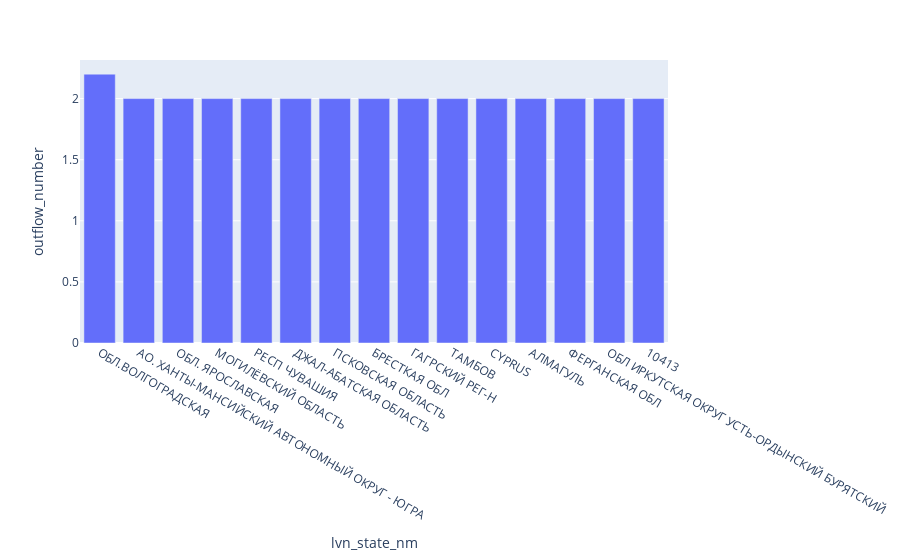

Notebook cell for this chart:
### Markdown cell above
### Смотрим графически топ 10 городов по кол-ву миганий

### Code cell
for_bar_chart_step_4 = df_top_pair_4_step.query("first_date_by_product_client < '2022-12-31'") \
                    .groupby('lvn_state_nm', as_index=False)['outflow_number'].mean() \
                    .sort_values('outflow_number', ascending=False) \
                    .head(15)

fig_3 = px.bar(for_bar_chart_step_4, x='lvn_state_nm', y='outflow_number')
fig_3.show()

### Figure 1 — Plotly figure (JSON) as saved in the notebook; plotly's stock layout.template omitted (floating-point values rounded to 4 significant figures)
{"data": [{"alignmentgroup": "True", "hovertemplate": "lvn_state_nm=%{x}<br>outflow_number=%{y}<extra></extra>", "legendgroup": "", "marker": {"color": "#636efa", "pattern": {"shape": ""}}, "name": "", "offsetgroup": "", "orientation": "v", "showlegend": false, "textposition": "auto", "type": "bar", "x": ["ОБЛ.ВОЛГОГРАДСКАЯ", "АО. ХАНТЫ-МАНСИЙСКИЙ АВТОНОМНЫЙ ОКРУГ - ЮГРА", "ОБЛ. ЯРОСЛАВСКАЯ", "МОГИЛЁВСКИЙ ОБЛАСТЬ", "РЕСП ЧУВАШИЯ", "ДЖАЛ-АБАТСКАЯ ОБЛАСТЬ", "ПСКОВСКАЯ ОБЛАСТЬ", "БРЕСТКАЯ ОБЛ", "ГАГРСКИЙ РЕГ-Н", "ТАМБОВ", "CYPRUS", "АЛМАГУЛЬ", "ФЕРГАНСКАЯ ОБЛ", "ОБЛ ИРКУТСКАЯ ОКРУГ УСТЬ-ОРДЫНСКИЙ БУРЯТСКИЙ", "10413"], "xaxis": "x", "y": [2.2, 2, 2, 2, 2, 2, 2, 2, 2, 2, 2, 2, 2, 2, 2], "yaxis": "y"}], "layout": {"barmode": "relative", "legend": {"tracegroupgap": 0}, "margin": {"t": 60}, "xaxis": {"anchor": "y", "domain": [0, 1], "title": {"text": "lvn_state_nm"}}, "yaxis": {"anchor": "x", "domain": [0, 1], "title": {"text": "outflow_number"}}}}
